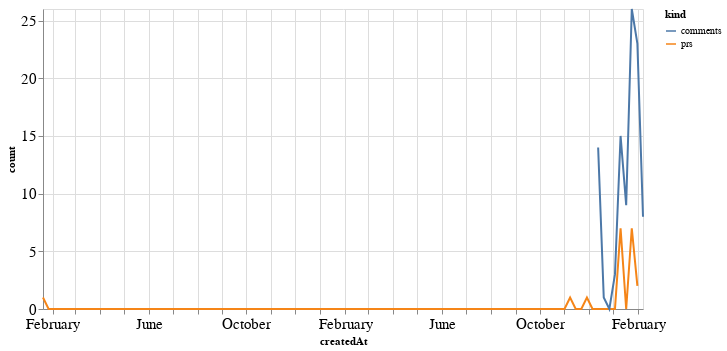

This figure's notebook cell:
### Code cell
alt.Chart(total_time, width=600).mark_line().encode(
    x='createdAt',
    y='count',
    color='kind'
)

### Figure 1 — Vega-Lite specification as saved in the notebook (floating-point values rounded to 4 significant figures; data arrays with more than 128 entries replaced by an {"elided": "..."} marker saying what was removed)
{"config": {"axisLeft": {"labelFontSize": 15}, "axisBottom": {"labelFontSize": 15}}, "data": {"name": "data-03b3b0b2bfaea5950f19088bc64570fc"}, "mark": "line", "encoding": {"color": {"type": "nominal", "field": "kind"}, "x": {"type": "temporal", "field": "createdAt"}, "y": {"type": "quantitative", "field": "count"}}, "width": 600, "$schema": "https://vega.github.io/schema/vega-lite/v4.8.1.json", "datasets": {"data-03b3b0b2bfaea5950f19088bc64570fc": {"elided": "216 records"}}}
